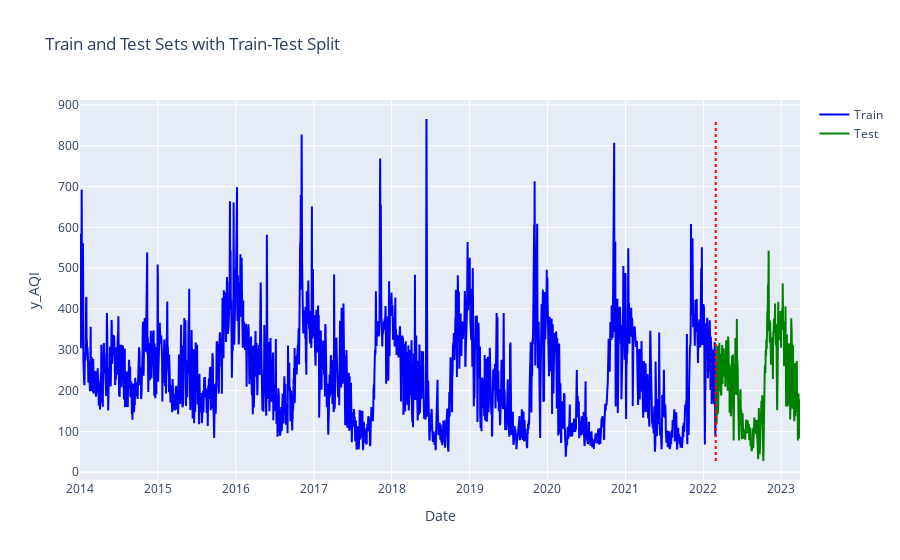

The cell this chart's notebook holds for it:
### Markdown cell above
### Train and Test Sets with Train-Test Split Highlighted

### Code cell
import plotly.graph_objects as go

# Assuming you have already defined the train and test DataFrames

# Plotting the training set
fig = go.Figure()
fig.add_trace(go.Scatter(x=train.index, y=train['y_AQI'], mode='lines', name='Train', line=dict(color='blue')))

# Plotting the test set
fig.add_trace(go.Scatter(x=test.index, y=test['y_AQI'], mode='lines', name='Test', line=dict(color='green')))

# Add a red dotted line to separate the train and test sets
fig.add_shape(
    type='line',
    x0=train.index[-1],
    x1=train.index[-1],
    y0=min(min(train['y_AQI']), min(test['y_AQI'])),
    y1=max(max(train['y_AQI']), max(test['y_AQI'])),
    line=dict(color='red', width=2, dash='dot'),
    name='Train-Test Split'
)

# Update layout with a headline
fig.update_layout(
    title='Train and Test Sets with Train-Test Split',
    yaxis_title='y_AQI',
    xaxis_title='Date'
)

# Show the plot
fig.show()

### Figure 1 — Plotly figure (JSON) as saved in the notebook; plotly's stock layout.template omitted (floating-point values rounded to 4 significant figures; data arrays with more than 128 entries replaced by an {"elided": "..."} marker saying what was removed)
{"data": [{"line": {"color": "blue"}, "mode": "lines", "name": "Train", "type": "scatter", "x": {"elided": "2981 str values"}, "y": {"elided": "2981 float values"}}, {"line": {"color": "green"}, "mode": "lines", "name": "Test", "type": "scatter", "x": {"elided": "395 str values"}, "y": {"elided": "395 float values"}}], "layout": {"shapes": [{"line": {"color": "red", "dash": "dot", "width": 2}, "name": "Train-Test Split", "type": "line", "x0": "2022-02-28T00:00:00", "x1": "2022-02-28T00:00:00", "y0": 27.62, "y1": 865.4}], "title": {"text": "Train and Test Sets with Train-Test Split"}, "xaxis": {"title": {"text": "Date"}}, "yaxis": {"title": {"text": "y_AQI"}}}}
